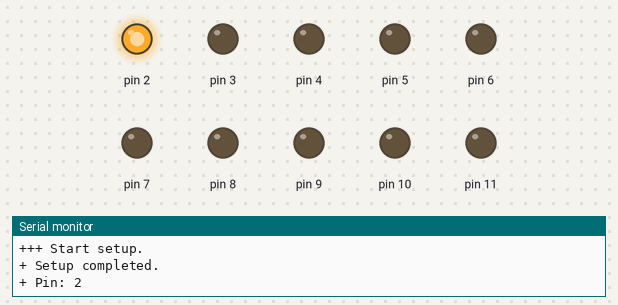
The sketch below on a simulated Arduino Uno, built with avr-gcc and run on an emulated ATmega328P. On the bench: output pins drawn as LEDs (lit = HIGH), the last lines printed to the serial monitor.

Above: at 6.05 s.
At 6.75 s:
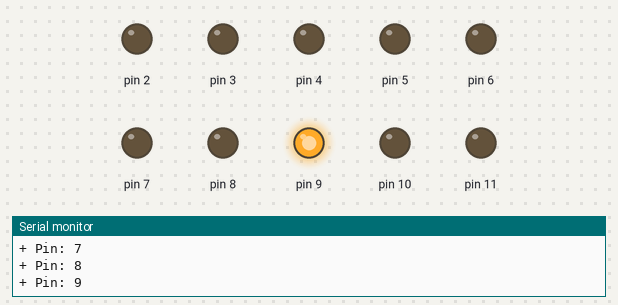
At 7.55 s:
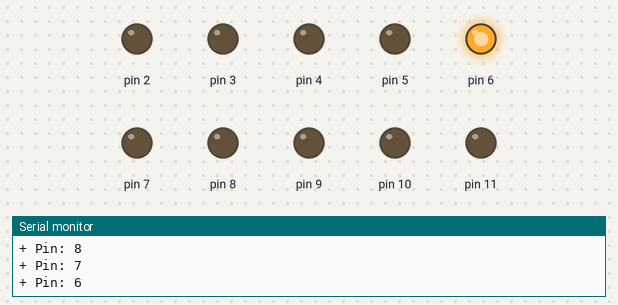
At 8.25 s:
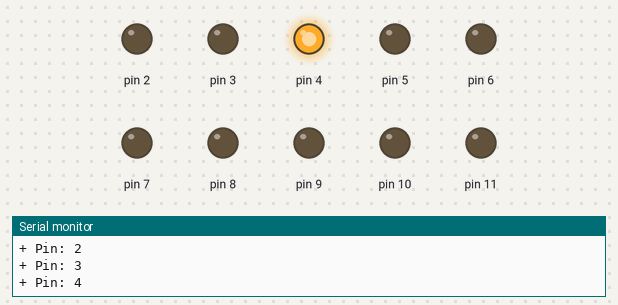
At 9.0 s:
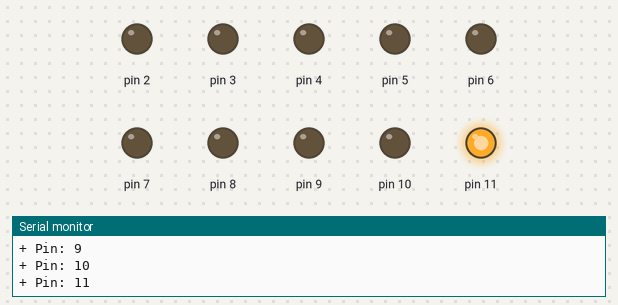
At 10.55 s:
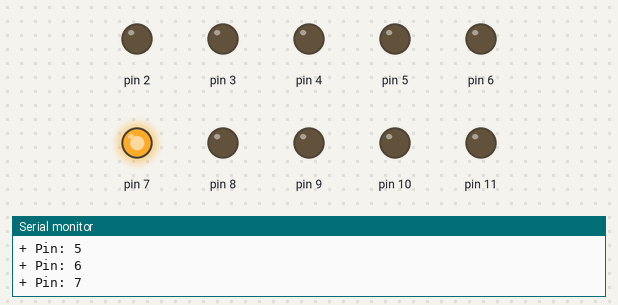
Timing chart, 0 to 10.8 s (numbered marks = the images above):
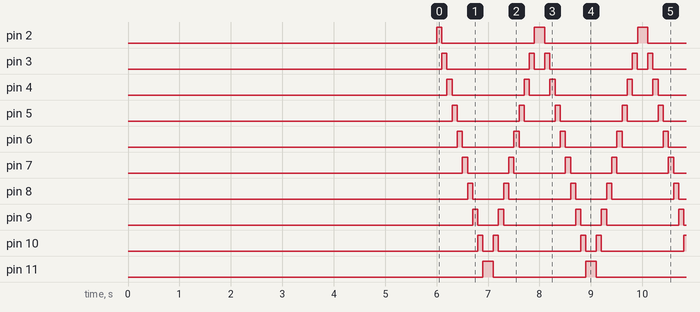

The sketch:

BarGraph.ino
```cpp
int pin;
void setup() {
  Serial.begin(9600);
  Serial.println("+++ Start setup.");
  for (pin = 2; pin < 12; pin++) {
    pinMode(pin, OUTPUT);
  }
  Serial.println("+ Setup completed.");
  delay(6000);
}

void loop() {
  for (pin = 2; pin < 12; pin++) {
    Serial.print("+ Pin: ");
    Serial.println(pin);
    digitalWrite(pin, HIGH);
    delay(100);
    digitalWrite(pin, LOW);
  }
  for (pin = 11; pin > 1; pin--) {
    Serial.print("+ Pin: ");
    Serial.println(pin);
    digitalWrite(pin, HIGH);
    delay(100);
    digitalWrite(pin, LOW);
  }
}
```

Measured:
- by itself, pin 2: repeats every 2.0 s: LOW 1.8 s, HIGH 0.20 s
- by itself, pin 3: repeats every 2.0 s: LOW 1.6 s, HIGH 0.10 s, LOW 0.20 s, HIGH 0.10 s
- by itself, pin 4: repeats every 2.0 s: LOW 1.4 s, HIGH 0.10 s, LOW 0.40 s, HIGH 0.10 s
- by itself, pin 5: repeats every 2.0 s: LOW 1.2 s, HIGH 0.10 s, LOW 0.60 s, HIGH 0.10 s
- by itself, pin 6: repeats every 2.0 s: LOW 1.0 s, HIGH 0.10 s, LOW 0.80 s, HIGH 0.10 s
- by itself, pin 7: repeats every 2.0 s: LOW 0.80 s, HIGH 0.10 s, LOW 1.0 s, HIGH 0.10 s
- by itself, pin 8: repeats every 2.0 s: LOW 0.60 s, HIGH 0.10 s, LOW 1.2 s, HIGH 0.10 s
- by itself, pin 9: repeats every 2.0 s: LOW 0.40 s, HIGH 0.10 s, LOW 1.4 s, HIGH 0.10 s
